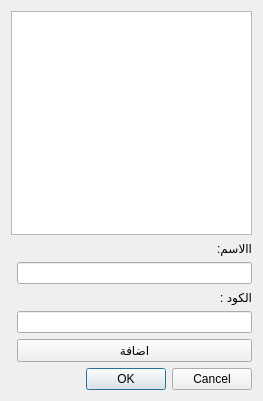
<?xml version="1.0" encoding="UTF-8"?>
<ui version="4.0">
 <class>Dialog</class>
 <widget class="QDialog" name="Dialog">
  <property name="geometry">
   <rect>
    <x>0</x>
    <y>0</y>
    <width>263</width>
    <height>401</height>
   </rect>
  </property>
  <property name="windowTitle">
   <string>Dialog</string>
  </property>
  <layout class="QGridLayout" name="gridLayout">
   <item row="0" column="0">
    <widget class="QTableWidget" name="admin_users"/>
   </item>
   <item row="1" column="0">
    <layout class="QFormLayout" name="formLayout">
     <item row="3" column="1">
      <widget class="QLineEdit" name="user_name_input"/>
     </item>
     <item row="4" column="1">
      <widget class="QLabel" name="code">
       <property name="text">
        <string>الكود :</string>
       </property>
      </widget>
     </item>
     <item row="5" column="1">
      <widget class="QLineEdit" name="code_input"/>
     </item>
     <item row="2" column="1">
      <widget class="QLabel" name="user_name">
       <property name="text">
        <string>االاسم:</string>
       </property>
      </widget>
     </item>
     <item row="6" column="1">
      <widget class="QPushButton" name="add_user_btn">
       <property name="text">
        <string>اضافة</string>
       </property>
      </widget>
     </item>
    </layout>
   </item>
   <item row="2" column="0">
    <widget class="QDialogButtonBox" name="buttonBox">
     <property name="orientation">
      <enum>Qt::Horizontal</enum>
     </property>
     <property name="standardButtons">
      <set>QDialogButtonBox::Cancel|QDialogButtonBox::Ok</set>
     </property>
    </widget>
   </item>
  </layout>
 </widget>
 <resources/>
 <connections>
  <connection>
   <sender>buttonBox</sender>
   <signal>accepted()</signal>
   <receiver>Dialog</receiver>
   <slot>accept()</slot>
   <hints>
    <hint type="sourcelabel">
     <x>248</x>
     <y>254</y>
    </hint>
    <hint type="destinationlabel">
     <x>157</x>
     <y>274</y>
    </hint>
   </hints>
  </connection>
  <connection>
   <sender>buttonBox</sender>
   <signal>rejected()</signal>
   <receiver>Dialog</receiver>
   <slot>reject()</slot>
   <hints>
    <hint type="sourcelabel">
     <x>316</x>
     <y>260</y>
    </hint>
    <hint type="destinationlabel">
     <x>286</x>
     <y>274</y>
    </hint>
   </hints>
  </connection>
 </connections>
</ui>
